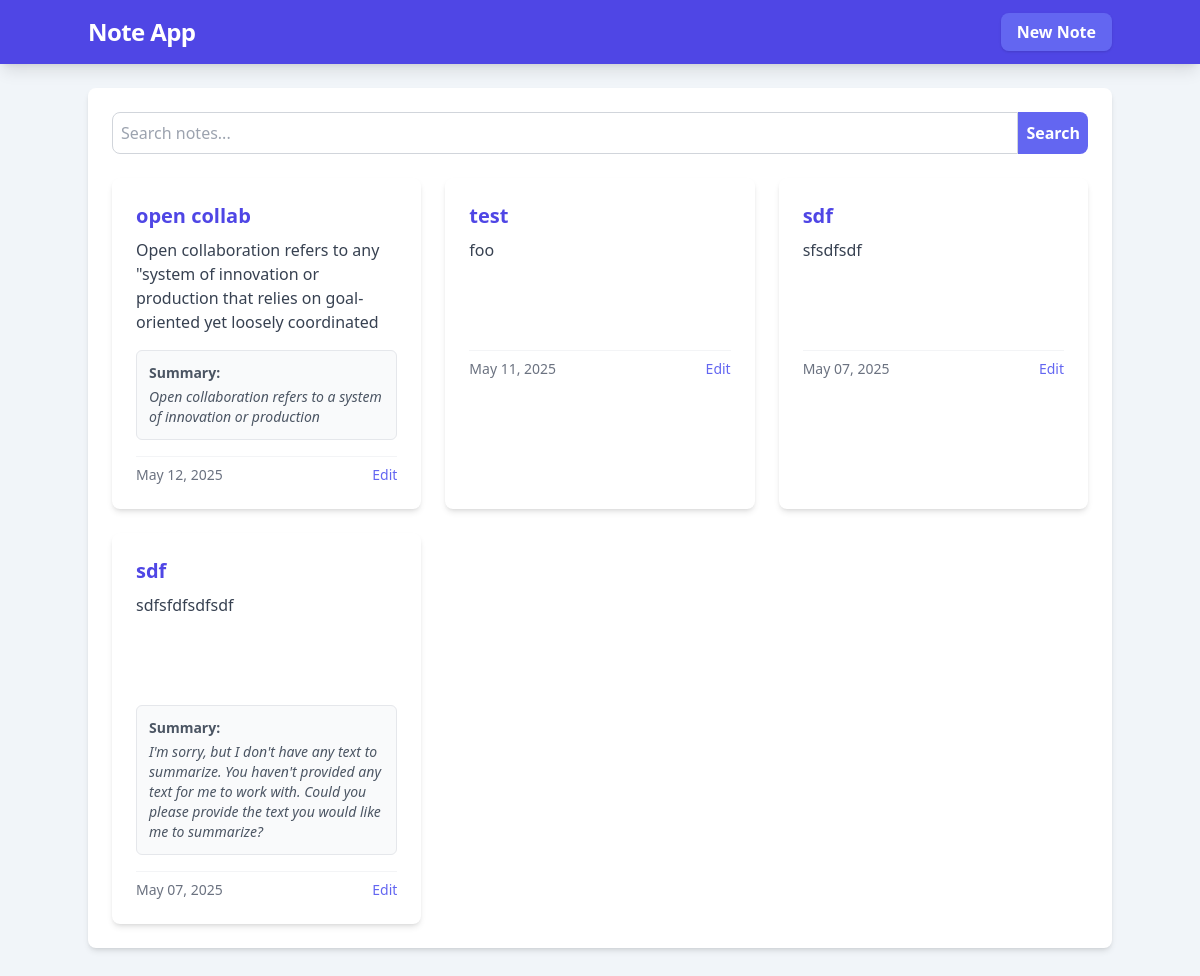
The app's page /notes/ with its own data.
### notes/models.py (models this page shows, shortened)
class Note(models.Model):
    title = models.CharField(max_length=200)
    content = models.TextField()
    summary = models.TextField(blank=True, null=True) # LLM generated summary
    created_at = models.DateTimeField(auto_now_add=True)
    updated_at = models.DateTimeField(auto_now=True)

### notes/views.py (the view)
# urls.py: path('', views.note_list, name='note_list'),
def note_list(request):
    search_query = request.GET.get('search', '')
    if search_query:
        notes = Note.objects.filter(
            Q(title__icontains=search_query) |
            Q(content__icontains=search_query)
        ).order_by('-created_at')
    else:
        notes = Note.objects.all().order_by('-created_at')
    return render(request, 'notes/note_list.html', {'notes': notes, 'search_query': search_query})

### templates/notes/note_list.html (shortened to what this page needs)
{% extends 'base.html' %}
{% block content %}
<div class="mb-6">
    <form method="get" action="{% url 'note_list' %}" class="flex">
        <input
            type="text"
            name="search"
            placeholder="Search notes..."
            value="{{ search_query }}"
            class="flex-grow p-2 border border-gray-300 rounded-l-lg focus:outline-none focus:ring-2 focus:ring-indigo-500"
        >
        <button type="submit" class="bg-indigo-500 hover:bg-indigo-700 text-white font-bold p-2 rounded-r-lg">
            Search
        </button>
    </form>
</div>
{% if notes %}
    <div class="grid gap-6 grid-cols-1 md:grid-cols-2 lg:grid-cols-3">
        {% for note in notes %}
            <div class="bg-white p-6 rounded-lg shadow-md hover:shadow-lg transition-shadow duration-150 ease-in-out">
                <h2 class="text-xl font-semibold mb-2 truncate">
                    <a href="{% url 'note_detail' note.pk %}" class="text-indigo-600 hover:text-indigo-800 transition duration-150 ease-in-out">
                        {{ note.title }}
                    </a>
                </h2>
                <p class="text-gray-700 mb-4 h-24 overflow-hidden">{{ note.content|truncatechars:150 }}</p>
                {% if note.summary %}
                    <div class="mb-4 p-3 bg-gray-50 rounded-md border border-gray-200">
                        <h3 class="text-sm font-semibold text-gray-600 mb-1">Summary:</h3>
                        <p class="text-gray-600 text-sm italic">{{ note.summary }}</p>
                    </div>
                {% endif %}
                <div class="flex justify-between items-center text-sm text-gray-500 pt-2 border-t border-gray-100">
                    <span>{{ note.created_at|date:"M d, Y" }}</span>
                    <a href="{% url 'note_update' note.pk %}" class="text-indigo-500 hover:text-indigo-700 font-medium transition duration-150 ease-in-out">Edit</a>
                </div>
            </div>
        {% endfor %}
    </div>
{% endif %}
{% endblock %}

### templates/base.html (shortened to what this page needs)
<!DOCTYPE html>
<html lang="en">
<head>
    <script src="https://cdn.tailwindcss.com"></script>
</head>
<body class="bg-slate-100 min-h-screen font-sans">
    <header class="bg-indigo-600 text-white p-4 shadow-lg">
        <div class="container mx-auto flex justify-between items-center">
            <h1 class="text-2xl font-semibold tracking-tight"><a href="{% url 'note_list' %}" class="hover:text-indigo-100 transition duration-150 ease-in-out">Note App</a></h1>
            <nav>
                <a href="{% url 'note_create' %}" class="bg-indigo-500 hover:bg-indigo-700 text-white font-bold py-2 px-4 rounded-lg shadow hover:shadow-md transition duration-150 ease-in-out">
                    New Note
                </a>
            </nav>
        </div>
    </header>
    <main class="container mx-auto p-6 mt-6 bg-white rounded-lg shadow-md">
        {% block content %}{% endblock %}
    </main>
</body>
</html>

### records on screen
Note: title "open collab", content "Open collaboration refers to any \"system of innovation or production that relies on goal-oriented yet loosely coordinated…", summary "Open collaboration refers to a system of innovation or production", created_at "May 12, 2025"
Note: title "test", content "foo", created_at "May 11, 2025"
Note: title "sdf", content "sfsdfsdf", created_at "May 07, 2025"
Note: title "sdf", content "sdfsfdfsdfsdf", summary "I'm sorry, but I don't have any text to summarize. You haven't provided any text for me to work with. Could you please provide the text you would like me to summarize?", created_at "May 07, 2025"
